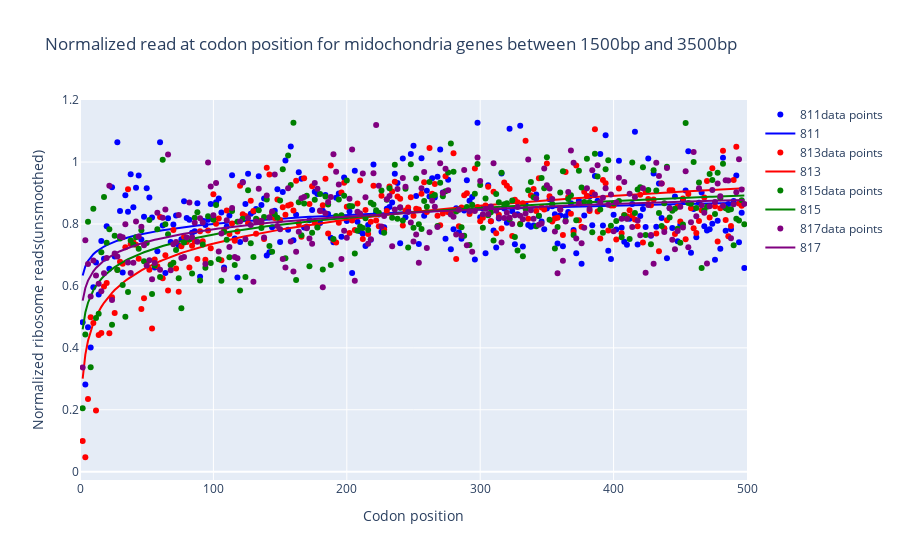

Notebook code for this chart:
### Code cell
all_l = []
l = []
fig = go.Figure()
colors = ['blue', 'red', 'green', 'purple', 'orange']
def func(x, a, b):
        return a * np.log(x) + b
    
for t in range(len(times)):
    sample_color = colors[t]
    x = keys
    y = values_list[t] - statistics.median(values_list[t]) + overall
    fig.add_trace(go.Scatter(mode='markers',x = x[:len(y)],y = y,marker=dict(color=sample_color),name= times[t]+'data points'))
    #fig.add_trace(go.Scatter(mode='lines',x=x,y=y,line=dict(color=sample_color),name= times[t]+'unsmoothed data'))
    popt, pcov = scipy.optimize.curve_fit(func,x[:len(y)],y)
    fit_y = func(x, *popt)
    fig.add_trace(go.Scatter(mode='lines',x = x[:len(fit_y)],y = fit_y,line=dict(color=sample_color),name= times[t]))
    #all_l.append(fit_y[:250])
             

fig.update_layout(
    title_text="Normalized read at codon position for midochondria genes between " + str(d1) + "bp and " + str(d2)+ "bp",
    xaxis_title="Codon position",
    yaxis_title="Normalized ribosome reads(unsmoothed)"
)   

fig.update_xaxes(range=[0, viewer/3])
#fig.update_yaxes(range=[0, ])

fig.show()

### Figure 1 — Plotly figure (JSON) as saved in the notebook; plotly's stock layout.template omitted (floating-point values rounded to 4 significant figures; data arrays with more than 128 entries replaced by an {"elided": "..."} marker saying what was removed)
{"data": [{"marker": {"color": "blue"}, "mode": "markers", "name": "811data points", "type": "scatter", "x": {"elided": "249 int values"}, "y": {"elided": "249 float values"}}, {"line": {"color": "blue"}, "mode": "lines", "name": "811", "type": "scatter", "x": {"elided": "249 int values"}, "y": {"elided": "249 float values"}}, {"marker": {"color": "red"}, "mode": "markers", "name": "813data points", "type": "scatter", "x": {"elided": "248 int values"}, "y": {"elided": "248 float values"}}, {"line": {"color": "red"}, "mode": "lines", "name": "813", "type": "scatter", "x": {"elided": "249 int values"}, "y": {"elided": "249 float values"}}, {"marker": {"color": "green"}, "mode": "markers", "name": "815data points", "type": "scatter", "x": {"elided": "249 int values"}, "y": {"elided": "249 float values"}}, {"line": {"color": "green"}, "mode": "lines", "name": "815", "type": "scatter", "x": {"elided": "249 int values"}, "y": {"elided": "249 float values"}}, {"marker": {"color": "purple"}, "mode": "markers", "name": "817data points", "type": "scatter", "x": {"elided": "249 int values"}, "y": {"elided": "249 float values"}}, {"line": {"color": "purple"}, "mode": "lines", "name": "817", "type": "scatter", "x": {"elided": "249 int values"}, "y": {"elided": "249 float values"}}], "layout": {"title": {"text": "Normalized read at codon position for midochondria genes between 1500bp and 3500bp"}, "xaxis": {"range": [0, 500], "title": {"text": "Codon position"}}, "yaxis": {"title": {"text": "Normalized ribosome reads(unsmoothed)"}}}}
